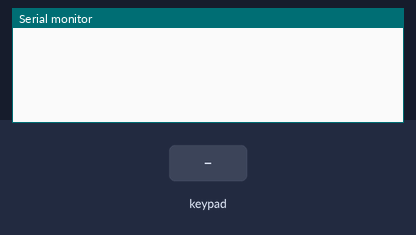
The sketch below on a simulated Arduino Uno, built with avr-gcc and run on an emulated ATmega328P. Parts: the last lines printed to the serial monitor. Inputs (shaded band) come from the test bench.

Above: at 1.2 s.
1.3 s: key '0' pressed
At 2.5 s:
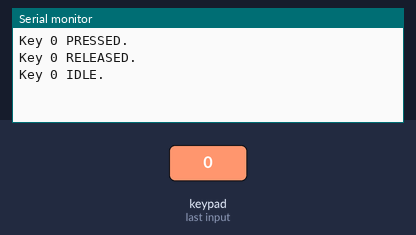
2.9 s: key 'a' pressed
At 3.7 s:
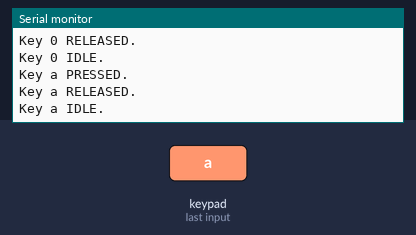
4.5 s: key 'b' pressed
At 5.8 s:
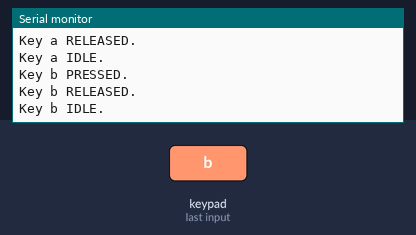
6.1 s: key 'c' pressed
At 7.2 s:
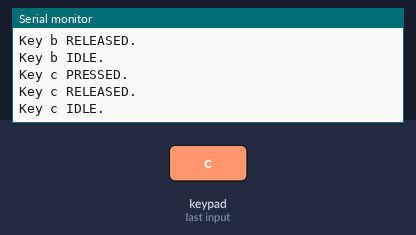
7.7 s: key 'd' pressed
At 8.4 s:
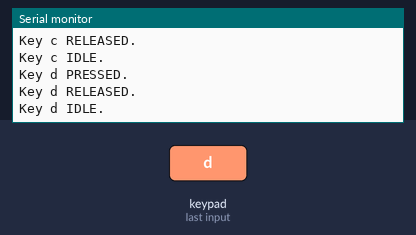
9.3 s: key 'e' pressed
At 10.8 s:
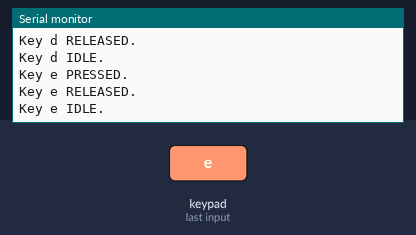

Measured:
- after the input at 1.3 s, the serial monitor: prints a new line at once (image 1)
- after the input at 2.9 s, the serial monitor: prints a new line at once (image 2)
- after the input at 4.5 s, the serial monitor: prints a new line at once (image 3)
- after the input at 6.1 s, the serial monitor: prints a new line at once (image 4)
- after the input at 7.7 s, the serial monitor: prints a new line at once (image 5)
- after the input at 9.3 s, the serial monitor: prints a new line at once (image 6)

The sketch:

button-matrix.ino
```cpp
#include <Keypad.h>

const byte ROWS = 4;
const byte COLS = 5;
char keys[ROWS][COLS] = {
  {'0', '1', '2', 'a', 'b'},
  {'3', '4', '5', 'c', 'd'},
  {'6', '7', '8', 'e', 'f'},
  {'9', '!', '@', 'g', 'h'},
};
byte rowPins[ROWS] = {15, 14, 16, 10};
byte colPins[COLS] = {5, 6, 7, 8, 9};
Keypad kpd = Keypad( makeKeymap(keys), rowPins, colPins, ROWS, COLS );

String msg = "";

void setup() {
    Serial.begin(2000000);
}

int char2int( char c ){
  if(c=='0') return 0;
  else if(c=='1') return 1;
  else if(c=='2') return 2;
  else if(c=='3') return 3;
  else if(c=='4') return 4;
  else if(c=='5') return 5;
  else if(c=='6') return 6;
  else if(c=='7') return 7;
  else if(c=='8') return 8;
  else if(c=='9') return 9;
  else if(c=='!') return 10;
  else if(c=='@') return 11;
  else if(c=='a') return 12;
  else if(c=='b') return 13;
  else if(c=='c') return 14;
  else if(c=='d') return 15;
  else if(c=='e') return 16;
  else if(c=='f') return 17;
  else if(c=='g') return 18;
  else if(c=='h') return 19;
  else return -1;
}

void loop() {
    // Fills kpd.key[ ] array with up-to 10 active keys.
    // Returns true if there are ANY active keys.
    if( kpd.getKeys() ){
        for( int i=0; i<LIST_MAX; i++ ){  // Scan the whole key list.
            if( kpd.key[i].stateChanged ){  // Only find keys that have changed state.
                switch( kpd.key[i].kstate ) { // Report active key state : IDLE, PRESSED, HOLD, or RELEASED
                case PRESSED:
                    msg = " PRESSED.";
                    break;
                case HOLD:
                    msg = " HOLD.";
                    break;
                case RELEASED:
                    msg = " RELEASED.";
                    break;
                case IDLE:
                    msg = " IDLE.";
                    break;
                }
                Serial.print("Key ");
                Serial.print(kpd.key[i].kchar);
                Serial.println(msg);
            }
        }
    }
}
```
